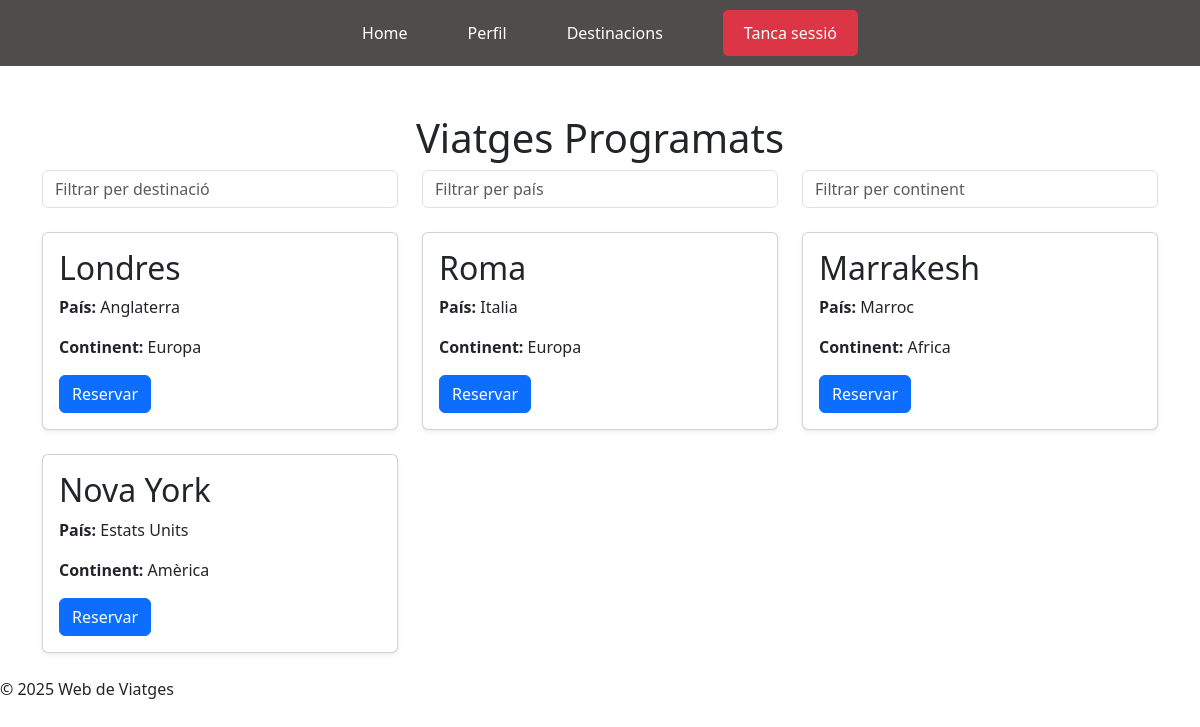
Page /accounts/viatges/ (signed in) on the committed database.
### accounts/models.py (models this page shows, shortened)
class Destinacio(models.Model):
    nom = models.CharField(max_length=100)
    pais = models.CharField(max_length=50)
    continent = models.CharField(max_length=50)

### accounts/views.py (the view)
# urls.py: path('viatges/', views.llista_viatges, name='viatges'),
@login_required
def llista_viatges(request):
    viatges = Destinacio.objects.all()
    return render(request, 'opcions_viatge.html', {'viatges': viatges})

### accounts/templates/opcions_viatge.html (shortened to what this page needs)
{% extends "base.html" %}
{% block content %}
<div class="container mt-5">
    <h1 class="text-center">Viatges Programats</h1>
    <div class="row mb-4">
        <div class="col-md-4">
            <input type="text" id="filter-destinacio" class="form-control" placeholder="Filtrar per destinació">
        </div>
        <div class="col-md-4">
            <input type="text" id="filter-pais" class="form-control" placeholder="Filtrar per país">
        </div>
        <div class="col-md-4">
            <input type="text" id="filter-continent" class="form-control" placeholder="Filtrar per continent">
        </div>
    </div>
    {% if viatges %}
        <div class="row" id="viatges-container">
            {% for viatge in viatges %}
                <div class="col-md-4 mb-4 viatge-card"
                     data-destinacio="{{ viatge.nom|lower }}"
                     data-pais="{{ viatge.pais|lower }}"
                     data-continent="{{ viatge.continent|lower }}">
                    <div class="card shadow-sm">
                        <div class="card-body">
                            <h2 class="card-title">{{ viatge.nom }}</h2>
                            <p class="card-text"><strong>País:</strong> {{ viatge.pais }}</p>
                            <p class="card-text"><strong>Continent:</strong> {{ viatge.continent }}</p>
                            <a href="{% url 'reserva_viatge' viatge.nom %}" class="btn btn-primary">Reservar</a>
                        </div>
                    </div>
                </div>
            {% endfor %}
        </div>
    {% else %}
        <p class="text-center">No tens cap viatge programat.</p>
    {% endif %}
</div>
{% endblock %}

### rows in the picture
Destinacio: nom "Londres", pais "Anglaterra", continent "Europa"
Destinacio: nom "Roma", pais "Italia", continent "Europa"
Destinacio: nom "Marrakesh", pais "Marroc", continent "Africa"
Destinacio: nom "Nova York", pais "Estats Units", continent "Amèrica"
